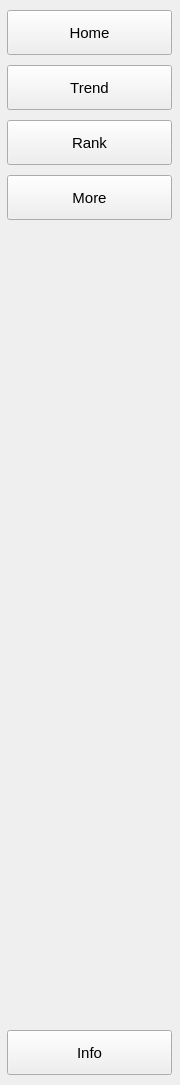
     <widget class="QWidget" name="fullMenu" native="true">
      <property name="minimumSize">
       <size>
        <width>180</width>
        <height>0</height>
       </size>
      </property>
      <property name="maximumSize">
       <size>
        <width>180</width>
        <height>16777215</height>
       </size>
      </property>
      <layout class="QVBoxLayout" name="verticalLayout_4">
       <property name="spacing">
        <number>0</number>
       </property>
       <property name="leftMargin">
        <number>0</number>
       </property>
       <property name="topMargin">
        <number>0</number>
       </property>
       <property name="rightMargin">
        <number>0</number>
       </property>
       <property name="bottomMargin">
        <number>0</number>
       </property>
       <item>
        <layout class="QVBoxLayout" name="verticalLayout_2">
         <property name="spacing">
          <number>10</number>
         </property>
         <property name="leftMargin">
          <number>0</number>
         </property>
         <property name="topMargin">
          <number>10</number>
         </property>
         <property name="rightMargin">
          <number>0</number>
         </property>
         <property name="bottomMargin">
          <number>10</number>
         </property>
         <item alignment="Qt::AlignHCenter">
          <widget class="QPushButton" name="pushButton_2">
           <property name="minimumSize">
            <size>
             <width>165</width>
             <height>45</height>
            </size>
           </property>
           <property name="font">
            <font>
             <family>Arial</family>
             <pointsize>11</pointsize>
            </font>
           </property>
           <property name="text">
            <string>Home</string>
           </property>
           <property name="icon">
            <iconset resource="QtStockV3.qrc">
             <normaloff>:/QtStockV3/src/icon/icon_collect-01.png</normaloff>:/QtStockV3/src/icon/icon_collect-01.png</iconset>
           </property>
           <property name="iconSize">
            <size>
             <width>40</width>
             <height>40</height>
            </size>
           </property>
          </widget>
         </item>
         <item alignment="Qt::AlignHCenter">
          <widget class="QPushButton" name="trendBtn_2">
           <property name="minimumSize">
            <size>
             <width>165</width>
             <height>45</height>
            </size>
           </property>
           <property name="maximumSize">
            <size>
             <width>9999</width>
             <height>9999</height>
            </size>
           </property>
           <property name="font">
            <font>
             <family>Arial</family>
             <pointsize>-1</pointsize>
            </font>
           </property>
           <property name="styleSheet">
            <string notr="true">font-size:15px;</string>
           </property>
           <property name="text">
            <string>Trend</string>
           </property>
           <property name="icon">
            <iconset resource="QtStockV3.qrc">
             <normaloff>:/QtStockV3/src/icon/icon_collect-04.png</normaloff>:/QtStockV3/src/icon/icon_collect-04.png</iconset>
           </property>
           <property name="iconSize">
            <size>
             <width>40</width>
             <height>40</height>
            </size>
           </property>
           <property name="checkable">
            <bool>true</bool>
           </property>
           <property name="autoExclusive">
            <bool>true</bool>
           </property>
          </widget>
         </item>
         <item alignment="Qt::AlignHCenter">
          <widget class="QPushButton" name="rankBtn_2">
           <property name="minimumSize">
            <size>
             <width>165</width>
             <height>45</height>
            </size>
           </property>
           <property name="maximumSize">
            <size>
             <width>9999</width>
             <height>9999</height>
            </size>
           </property>
           <property name="font">
            <font>
             <family>Arial</family>
             <pointsize>-1</pointsize>
            </font>
           </property>
           <property name="styleSheet">
            <string notr="true">font-size:15px;</string>
           </property>
           <property name="text">
            <string>Rank</string>
           </property>
           <property name="icon">
            <iconset resource="QtStockV3.qrc">
             <normaloff>:/QtStockV3/src/icon/icon_collect-03.png</normaloff>:/QtStockV3/src/icon/icon_collect-03.png</iconset>
           </property>
           <property name="iconSize">
            <size>
             <width>40</width>
             <height>40</height>
            </size>
           </property>
           <property name="checkable">
            <bool>true</bool>
           </property>
           <property name="autoExclusive">
            <bool>true</bool>
           </property>
          </widget>
         </item>
         <item alignment="Qt::AlignHCenter">
          <widget class="QPushButton" name="moreBtn_2">
           <property name="minimumSize">
            <size>
             <width>165</width>
             <height>45</height>
            </size>
           </property>
           <property name="maximumSize">
            <size>
             <width>9999</width>
             <height>9999</height>
            </size>
           </property>
           <property name="font">
            <font>
             <family>Arial</family>
             <pointsize>-1</pointsize>
            </font>
           </property>
           <property name="styleSheet">
            <string notr="true">font-size:15px;</string>
           </property>
           <property name="text">
            <string>More</string>
           </property>
           <property name="icon">
            <iconset resource="QtStockV3.qrc">
             <normaloff>:/QtStockV3/src/icon/icon_collect-17.png</normaloff>:/QtStockV3/src/icon/icon_collect-17.png</iconset>
           </property>
           <property name="iconSize">
            <size>
             <width>40</width>
             <height>40</height>
            </size>
           </property>
           <property name="checkable">
            <bool>true</bool>
           </property>
           <property name="autoExclusive">
            <bool>true</bool>
           </property>
          </widget>
         </item>
         <item>
          <spacer name="verticalSpacer_2">
           <property name="orientation">
            <enum>Qt::Vertical</enum>
           </property>
           <property name="sizeHint" stdset="0">
            <size>
             <width>20</width>
             <height>800</height>
            </size>
           </property>
          </spacer>
         </item>
         <item alignment="Qt::AlignHCenter">
          <widget class="QPushButton" name="infoBtn_2">
           <property name="minimumSize">
            <size>
             <width>165</width>
             <height>45</height>
            </size>
           </property>
           <property name="maximumSize">
            <size>
             <width>9999</width>
             <height>9999</height>
            </size>
           </property>
           <property name="font">
            <font>
             <family>Arial</family>
             <pointsize>-1</pointsize>
            </font>
           </property>
           <property name="styleSheet">
            <string notr="true">font-size:15px;</string>
           </property>
           <property name="text">
            <string>Info</string>
           </property>
           <property name="icon">
            <iconset resource="QtStockV3.qrc">
             <normaloff>:/QtStockV3/src/icon/icon_collect-05.png</normaloff>:/QtStockV3/src/icon/icon_collect-05.png</iconset>
           </property>
           <property name="iconSize">
            <size>
             <width>40</width>
             <height>40</height>
            </size>
           </property>
          </widget>
         </item>
        </layout>
       </item>
      </layout>
     </widget>
